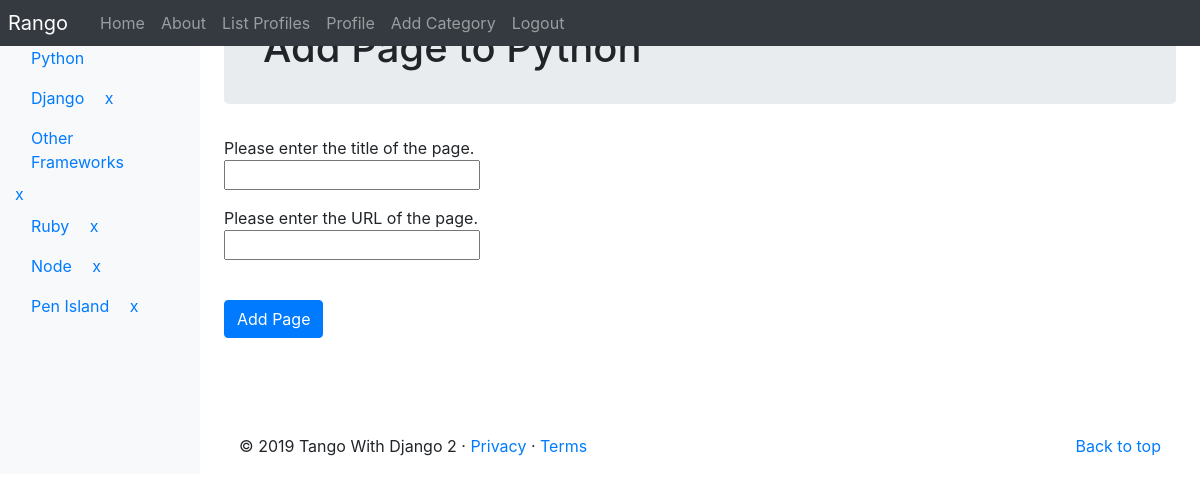
The app's page /rango/category/python/add_page/ (signed in), older data.
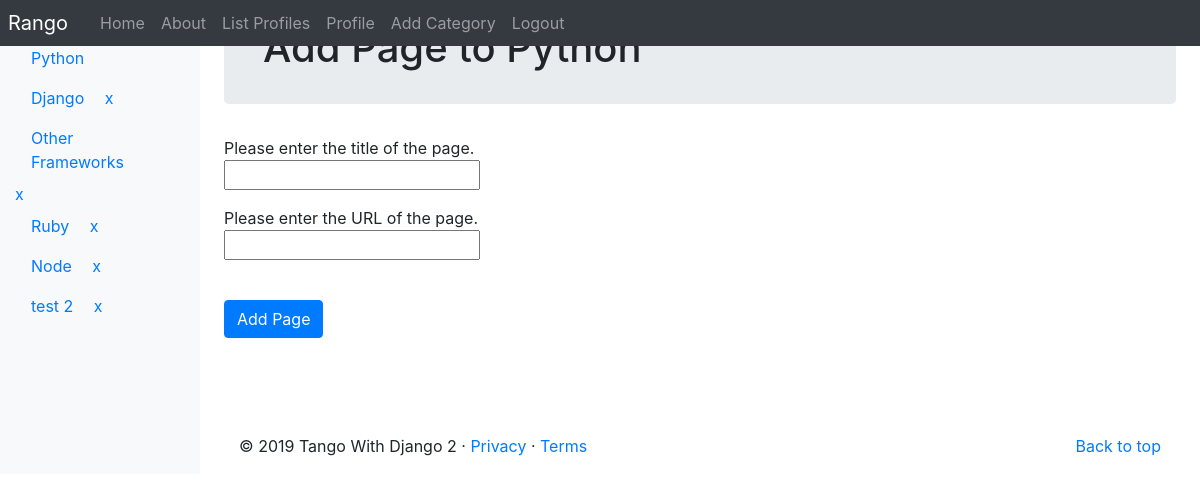
The same page, newer data.
### rango/models.py (models this page shows, shortened)
class Category(models.Model):
    name = models.CharField(max_length=128, unique=True)
    views = models.IntegerField(default=0)
    likes = models.IntegerField(default=0)
    slug = models.SlugField()
    class Meta:
        verbose_name_plural = 'Categories'

### rango/views.py (the view, shortened to what this page needs)
# urls.py: path('category/<slug:category_name_slug>/add_page/',
@login_required
def add_page(request, category_name_slug):
    try:
        category = Category.objects.get(slug=category_name_slug)
    except Category.DoesNotExist:
        category = None
    form = PageForm()
    context_dict = {'form': form, 'category': category}
    return render(request, 'rango/add_page.html', context_dict)

### rango/forms.py (shortened to what this page needs)
class PageForm(forms.ModelForm):
    title = forms.CharField(max_length=128,
                            help_text="Please enter the title of the page.")
    url = forms.URLField(max_length=200,
                         help_text="Please enter the URL of the page.")
    views = forms.IntegerField(widget=forms.HiddenInput(), initial=0)
    class Meta:
        model = Page
        exclude = ('category',)

### rango/templatetags/rango_template_tags.py (called while the page is built)
@register.inclusion_tag('rango/cats.html')
def get_category_list(cat=None):
    return {'cats': Category.objects.all(),
            'act_cat': cat}

### templates/rango/add_page.html (shortened to what this page needs)
{% extends 'rango/base.html' %}
{% load staticfiles %}
{% block body_block %}
<div class="jumbotron p-4">
	<div class="container">
 		<h1 class="jumbotron-heading">Add Page to {{category.name}}</h1>
	</div>
</div>
<div class="container">
	<div class="row">
       <form role="form" id="page_form" method="post"
             action="/rango/category/{{category.slug}}/add_page/">
       {% for field in form.visible_fields %}
           {{ field.help_text }}<br/>
           {{ field }}<br/>
		   <div class="p-2"></div>
       {% endfor %}
       <br/>
       <button class="btn btn-primary"
               type="submit" name="submit">
           Add Page
       </button>
	   <div class="p-5"></div>
       </form>
   </div>
</div>
{% endblock %}

### templates/rango/cats.html (shortened to what this page needs)
<ul class="nav flex-column pt-6">
    {% if cats %}
    {% for c in cats %}
    {% if c == act_cat %}
    <li class="nav-item">
        <a class="nav-link active" href="{% url 'rango:show_category' c.slug %}">
            {{ c.name }}</a>
    </li>
    {% else  %}
    <li class="nav-item">
        <a class="nav-link" style="display: inline-block;" href="{% url 'rango:show_category' c.slug %}">
            {{ c.name }}</a>
        <a href="{% url 'rango:delete_cat' c.id %}">x</a>
    </li>
    {% endif %}
    {% endfor %}
    {% else %}
    <li class="nav-item">No Categories Yet!</li>
    {% endif %}
</ul>

Row changes from the older to the newer data that the page shows:
removed Category: name "Pen Island"
added Category: name "test 2"
